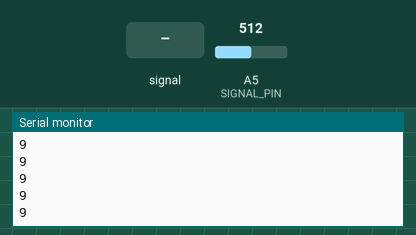
A sketch run on a simulated Arduino Uno, built with avr-gcc and run on an emulated ATmega328P. Parts: the last lines printed to the serial monitor. The test bench sets the inputs (shaded band); at power-on: A5 (SIGNAL_PIN) = 512.

Above: at 1.2 s.
1.3 s: A5 (SIGNAL_PIN) fed a 200 Hz sine of ±81 counts around its level
At 1.44 s:
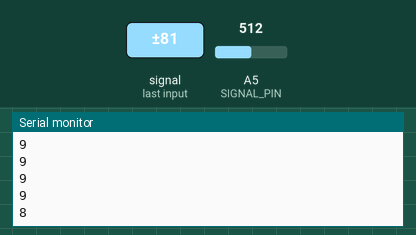
2.8 s: A5 (SIGNAL_PIN) set to 716
At 2.88 s:
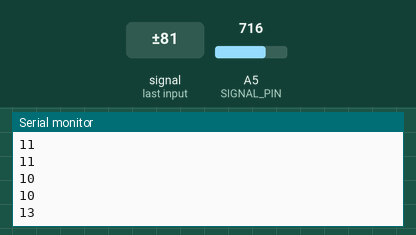
4.3 s: A5 (SIGNAL_PIN) fed a 1000 Hz sine of ±255 counts around its level
At 4.64 s:
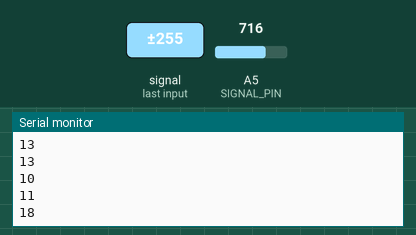
5.8 s: A5 (SIGNAL_PIN) set to 1023
At 5.86 s:
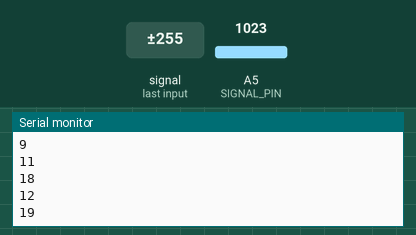
Timing chart, 0 to 8.3 s (numbered marks = the images above; inputs shaded):
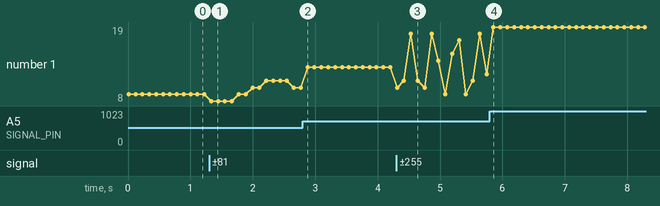

Measured:
- after the input at 1.3 s, the serial monitor: prints a new line at once (image 1)
- after the input at 2.8 s, the serial monitor: prints a new line after 0.08 s (image 2)
- after the input at 4.3 s, the serial monitor: prints a new line after 0.23 s (image 3)
- after the input at 5.8 s, the serial monitor: prints a new line after 0.06 s (image 4)
- plotted number 1: 9 → 10 after the input at 1.3 s, 10 → 13 after the input at 2.8 s, 13 → 12 after the input at 4.3 s, 12 → 19 after the input at 5.8 s

The sketch:

sketch_feb24a.ino
```cpp
#define POWER_PIN  7
#define SIGNAL_PIN A5
#define SENSOR_MIN 0
#define SENSOR_MAX 521

int value = 0; // variable to store the sensor value
int level = 0; // variable to store the water level

void setup() {
  Serial.begin(9600);
  pinMode(POWER_PIN, OUTPUT);   // configure D7 pin as an OUTPUT
  digitalWrite(POWER_PIN, LOW); // turn the sensor OFF
}

void loop() {
  digitalWrite(POWER_PIN, HIGH);  // turn the sensor ON
  delay(10);                      // wait 10 milliseconds
  value = analogRead(SIGNAL_PIN); // read the analog value from sensor
  digitalWrite(POWER_PIN, LOW);   // turn the sensor OFF

  level = map(value, SENSOR_MIN, SENSOR_MAX, 0, 10); // 10 levels
  Serial.println(level);

  delay(100);
  Serial.flush();

}
```
